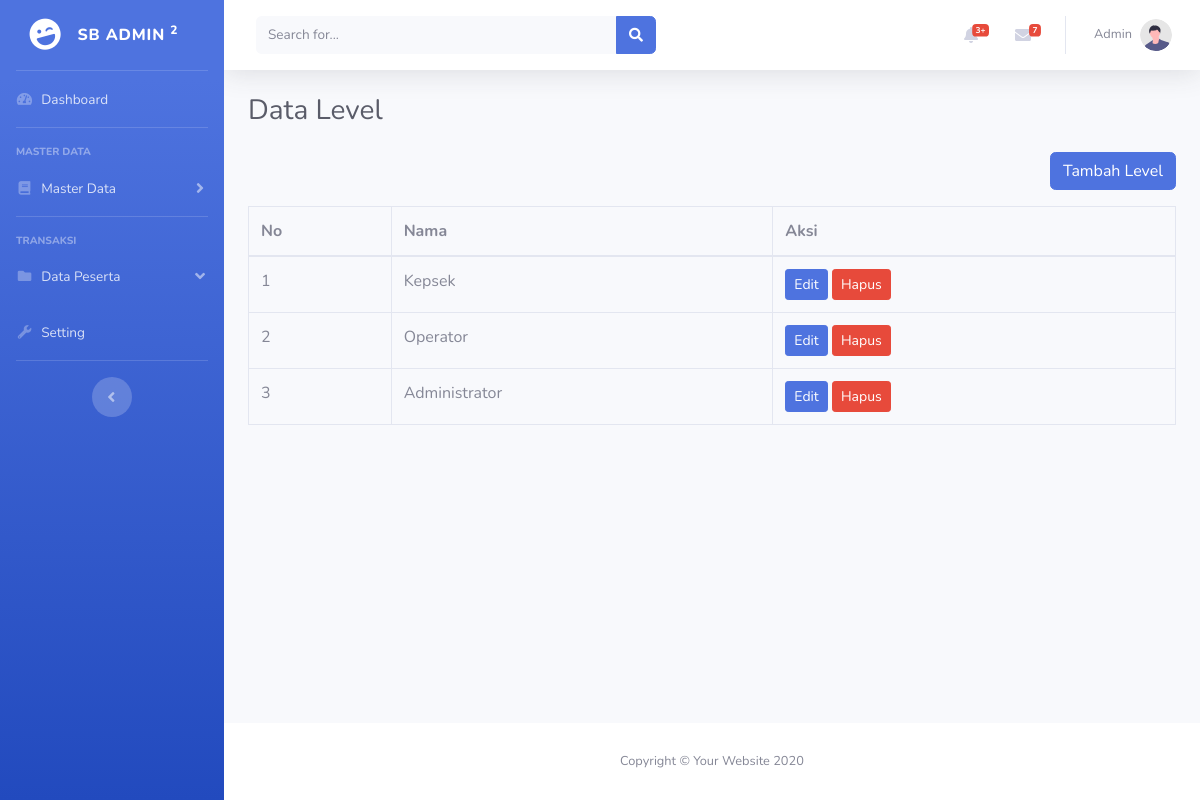
The page /level.php (signed in) on the database its author committed.
### tables this page shows
CREATE TABLE `level` (
  `id` int(11) NOT NULL,
  `nama_level` varchar(50) NOT NULL,
  `keterangan` text NOT NULL
);

### level.php (the view, shortened to what this page needs)
<?php
include 'config/config.php';
$queryLevel = mysqli_query($koneksi, "SELECT * FROM level ORDER BY id DESC");
?>
<!DOCTYPE html>
<html lang="en">
<head>
    <?php include 'inc/head.php'; ?>
</head>
<body id="page-top">
    <div id="wrapper">
        <?php include 'inc/sidebar.php'; ?>
        <div id="content-wrapper" class="d-flex flex-column">
            <div id="content">
                <?php include 'inc/navbar.php'; ?>
                <div class="container-fluid">
                    <h1 class="h3 mb-4 text-gray-800">Data Level</h1>
                    <div align="right">
                        <a href="tambah-level.php" class="btn btn-primary mb-3">Tambah Level</a>
                    </div>
                    <div class="table-responsive">
                        <table class="table table-bordered">
                            <thead>
                                <tr>
                                    <th>No</th>
                                    <th>Nama</th>
                                    <th>Aksi</th>
                                </tr>
                            </thead>
                            <tbody>
                                <?php $no = 1;
                                while ($dataLevel = mysqli_fetch_assoc($queryLevel)) { ?>
                                    <tr>
                                        <td><?php echo $no++ ?> </td>
                                        <td><?php echo $dataLevel['nama_level'] ?></td>
                                        <td>
                                            <a href="tambah-level.php?edit=<?php echo $dataLevel['id'] ?>" class="btn btn-primary btn-sm">Edit</a>
                                            <a onclick="retur
                                            n confirm('Apakah anda yakin akan menghapus data ini??')" href="tambah-level.php?delete=<?php echo $dataLevel['id'] ?>" class="btn btn-danger btn-sm">Hapus</a>
                                        </td>
                                    </tr>
                                <?php } ?>
                            </tbody>
                        </table>
                    </div>
                </div>
            </div>
            <?php include 'inc/footer.php'; ?>
        </div>
    </div>
</body>
</html>

### rows shown on the page
level: nama_level "Kepsek"
level: nama_level "Operator"
level: nama_level "Administrator"

### other values the page prints
$_SESSION['nama'] "Admin"
